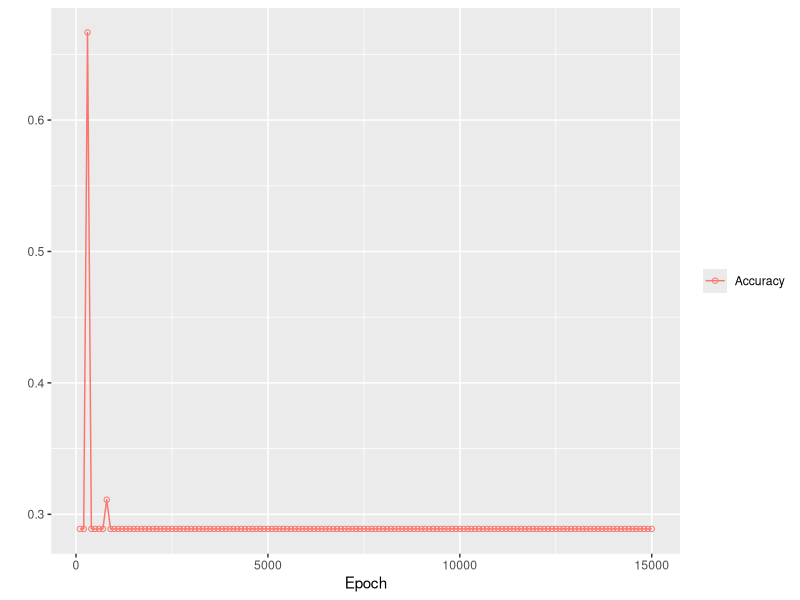

R code for this plot:
# This code is the implementation of using softmax and cross-entropy to perform
# multi-class classification task on the Iris flower dataset
################################################################################
# LOAD LIBRARY
################################################################################
library(mlbench)
library(ggplot2)
################################################################################
# UTILITIES 
################################################################################
# Define sigmoid function
sigmoid <- function(z) {
  return (1/(1 + exp(-z)))
}

# Define softmax function
softmax <- function(z) {
  shift_z <- z - max(z)
  exp_score <- exp(shift_z)
  return (exp_score / sum(exp_score))
}
softmax_1 <- function(z) {
  exp_score <- exp(z*1)
  return (exp_score / sum(exp_score))
}
# Normalise to (0,1)
range01 <- function(z){
  return ((z - min(z)) / (max(z) - min(z)))
}
################################################################################
# LOAD DATA
################################################################################
# Load data
data(iris)
dt <- iris

dt$Species <- as.character(dt$Species)
dt$Species[which(dt$Species =="setosa")] <- 1
dt$Species[which(dt$Species =="versicolor")] <- 2
dt$Species[which(dt$Species =="virginica")] <- 3
dt$Species <- as.factor(dt$Species)
summary(dt)

################################################################################
# TRAINING WITH L2 REGULARIZATION
################################################################################
set.seed(65432)
x_idx = 1:4
y_idx = 5
data = dt
training_percent = 0.7
learning_rate = 1e-1
regularization_rate = 1e-12
iters = 15000

N <- nrow(data)
##############################
# Data spliting
##############################
# Shuffle the data
smpl <- sample(1:N, N) 
data <- data[smpl,]

# Input and output
y <- data[, y_idx]

## Input
x <- data[, x_idx]
x <- unname(data.matrix(data[x_idx]))
x <- cbind(1, x) # Add bias
x <- t(x) # Return to column vector form
x <- apply(x, 2, range01) #data normalisation

## Output
classes <- sort(unique(data[,y_idx]))
for(level in classes){ # Generate dummy columns
  data[paste("class", level, sep = "")] <- ifelse(data[, y_idx] == level, 1, 0)
}
y <- data[, -(1:y_idx)] # Get the last dummy columns
y <- unname(data.matrix(y)) # Convert to matrix
y <- t(y) # Return to column vector form

# Split data for testing and training
training_size <- N*training_percent
testing_size <- N - training_size

# Training data
training_x <- x[, 1:training_size]
training_y <- y[, 1:training_size] #output training 3x120
y_single <- data[,y_idx][1:training_size] #output training 1x120

# Testing data
testing_x <- x[, (training_size+1):N] #input testing 5x30
desire_result <- data[,y_idx][(training_size+1):N] #output testing 1x30

##############################
# Initial weight matrices 
##############################
w1 <- matrix(rnorm(25, mean = 1, sd = 1), nrow = 5, ncol = 5)
w2 <- matrix(rnorm(15, mean = 1, sd = 1), nrow = 5, ncol = 3)

##############################
# Store logs for reporting
##############################
accuracy <- numeric() #accuracy 
loss <- numeric() #loss

for (j in 1:iters) {
  ##############################
  # Forward
  ##############################
  ## Hidden layer
  s1 <- t(w1) %*% training_x
  s1
  a1 <- sigmoid(s1) # Sigmoid
  a1
  
  ## Output layer
  s2 <- t(w2) %*% a1
  s2
  a2 <- apply(s2, 2, softmax) #Softmax
  a2
  
  ## Loss
  matching_probs <- sapply(1:ncol(a2), function(i) return (a2[y_single[i], i]))
  log_prob <- -log(matching_probs)
  cross_entropy_loss  <- sum(log_prob)/training_size
  reg_loss <- 0.5*regularization_rate* (sum(w1*w1) + sum(w2*w2))
  loss <- c(loss, cross_entropy_loss + reg_loss)
  
  ##############################
  # TESTING
  ##############################
  # Hidden layer
  s1_test <- t(w1) %*% testing_x
  s1_test
  a1_test <- sigmoid(s1_test) # Sigmoid
  a1_test
  
  # Output layer
  s2_test <- t(w2) %*% a1_test
  s2_test
  a2_test <- apply(s2_test, 2, softmax)
  a2_test
  
  # Result
  result <- max.col(t(a2_test))
  accuracy <- c(accuracy, (mean(as.integer(desire_result) == result)))
  ##############################
  # BACKWARD
  ##############################
  ## w2
  dw2 <- (-1) * a1 %*% t(training_y - a2) # Gradient
  dw2
  dw2 <- dw2 + regularization_rate*w2
  w2 <- w2 - learning_rate * dw2 #  Update
  
  ## w1
  dw1 <- (w2 %*% (training_y - a2) * (a1*(1-a1))) %*% t(training_x) # Gradient
  dw1
  dw1 <- dw1 + regularization_rate*w1
  w1 <- w1 - learning_rate * dw1 # Update
}

################################################################################
# REPORT
################################################################################
# Collect data for report
# Collect data for report
report <- data.frame(accuracy = accuracy, epoch = 1:15000, loss = loss)
report <- report[which((report$epoch %% 100) == 0),] #keep less epoches

# Plot
ggplot(data = report, mapping = aes(x = epoch)) +
  geom_path(aes(y = accuracy, colour = "Accuracy")) +
  geom_point(aes(y = accuracy, colour = "Accuracy"), shape = 21) +
  xlab("Epoch") + ylab("") +
  theme(legend.title=element_blank())

# ggsave("figs/iris_accuracy_vs_loss.png")